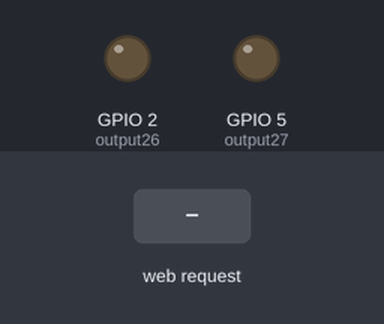
Bench run of a sketch on a simulated ESP32. On the bench: output pins drawn as LEDs (lit = HIGH). The inputs (shaded band) are chosen by the test bench. WiFi joins after 1.5 s; servers stay silent unless stated; what the sketch prints to the serial monitor is not drawn.

Above: at 2.7 s.
2.8 s: HTTP request GET /26/on received
At 4.8 s:
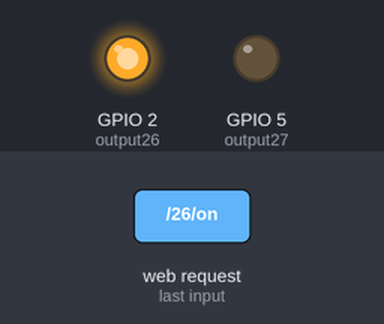
5.8 s: HTTP request GET /27/on received
At 8.2 s:
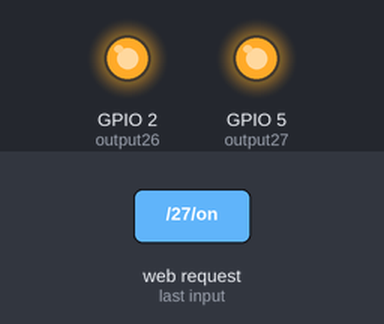
8.8 s: HTTP request GET /26/off received
At 11.5 s:
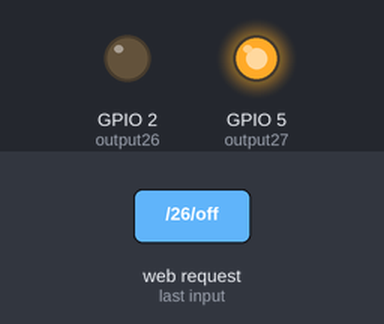
11.8 s: HTTP request GET /27/off received
At 14.0 s:
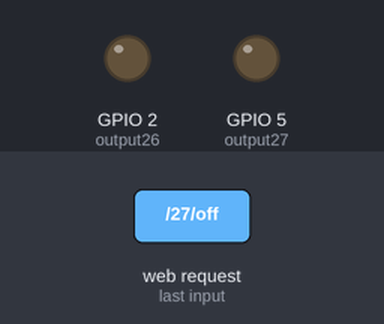
Timing chart, 0 to 15.5 s (numbered marks = the images above; inputs shaded):
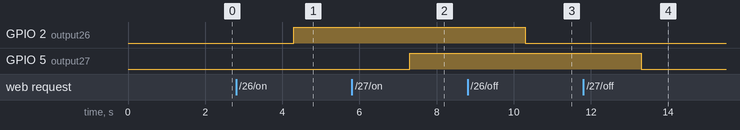

Measured:
- after the input at 2.8 s, GPIO 2 (output26): LOW → HIGH after 1.5 s
- after the input at 5.8 s, GPIO 5 (output27): LOW → HIGH after 1.5 s
- after the input at 8.8 s, GPIO 2 (output26): HIGH → LOW after 1.5 s
- after the input at 11.8 s, GPIO 5 (output27): HIGH → LOW after 1.5 s

The sketch:

teste.ino
```cpp
#include <WiFi.h>

const char* ssid = "AndroidAPe1b3";
const char* password = "rahp3251";

WiFiServer server(80);

String header;

String output26State = "off";
String output27State = "off";

const int output26 = 2;
const int output27 = 5;

void setup(){
  Serial.begin(115200);

  // Initialize the output variables as outputs
  pinMode(output26, OUTPUT);
  pinMode(output27, OUTPUT);

  // Set outputs to LOW
  digitalWrite(output26, LOW);
  digitalWrite(output27, LOW);

  // Connect to Wi-Fi network with SSID and password
  Serial.print("Connecting to ");
  Serial.println(ssid);
  WiFi.begin(ssid, password);
  while (WiFi.status() != WL_CONNECTED) {
    delay(500);
    Serial.print(".");
  }
  // Print local IP address and start web server
  Serial.println("");
  Serial.println("WiFi connected.");
  Serial.println("IP address: ");
  Serial.println(WiFi.localIP());
  server.begin();
}

void loop(){
  WiFiClient client = server.available(); // Listen for incoming clients

  if (client) { // If a new client connects,
  Serial.println("New Client."); // print a message out in the serial port
  String currentLine = ""; // make a String to hold incoming data from the client
  while (client.connected()) { // loop while the client's connected
    if (client.available()) { // if there's bytes to read from the client,
      char c = client.read(); // read a byte, then
      Serial.write(c); // print it out the serial monitor
      header += c;
      if (c == '\n') { // if the byte is a newline character
      // if the current line is blank, you got two newline characters in a row.
      // that's the end of the client HTTP request, so send a response:
        if (currentLine.length() == 0) {
        // HTTP headers always start with a response code (e.g. HTTP/1.1 200 OK)
        // and a content-type so the client knows what's coming, then a blank line:
          client.println("HTTP/1.1 200 OK");
          client.println("Content-type:text/html");
          client.println("Connection: close");
          client.println();}}}}}


          // turns the GPIOs on and off
    if (header.indexOf("GET /26/on") >= 0) {
      Serial.println("GPIO 26 on");
      output26State = "on";
      digitalWrite(output26, HIGH);
    } else if (header.indexOf("GET /26/off") >= 0) {
      Serial.println("GPIO 26 off");
      output26State = "off";
      digitalWrite(output26, LOW);
    } else if (header.indexOf("GET /27/on") >= 0) {
      Serial.println("GPIO 27 on");
      output27State = "on";
      digitalWrite(output27, HIGH);
    } else if (header.indexOf("GET /27/off") >= 0) {
      Serial.println("GPIO 27 off");
      output27State = "off";
      digitalWrite(output27, LOW);
    }
    client.println("<!DOCTYPE HTML><html>");
    client.println("<head><meta name=\"viewport\" content=\"width=device-width, initial-scale=1\">");
    client.println("<link rel=\"icon\" href=\"data:,\">");
    client.println("<style>html { font-family: Helvetica; display: inline-block; margin: 0px auto; text-align: center;}");
    client.println(".button { background-color: #4CAF50; border: none; color: white; padding: 16px 40px;");
    client.println("text-decoration: none; font-size: 30px; margin: 2px; cursor: pointer;}");
    client.println(".button2 {background-color: #555555;}</style></head>");
    // Web Page Heading
    client.println("<h1>ESP32 Web Server</h1>");
    client.println("<p>GPIO 26 - State " + output26State + "</p>");
    if (output26State=="off") {
      client.println("<p><a href=\"/26/on\"><button class=\"button\">ON</button></a></p>");
    } else {
      client.println("<p><a href=\"/26/off\"><button class=\"button button2\">OFF</button></a></p>");
    }
    // Clear the header variable
    header = "";
    // Close the connection
    client.stop();
}
```
